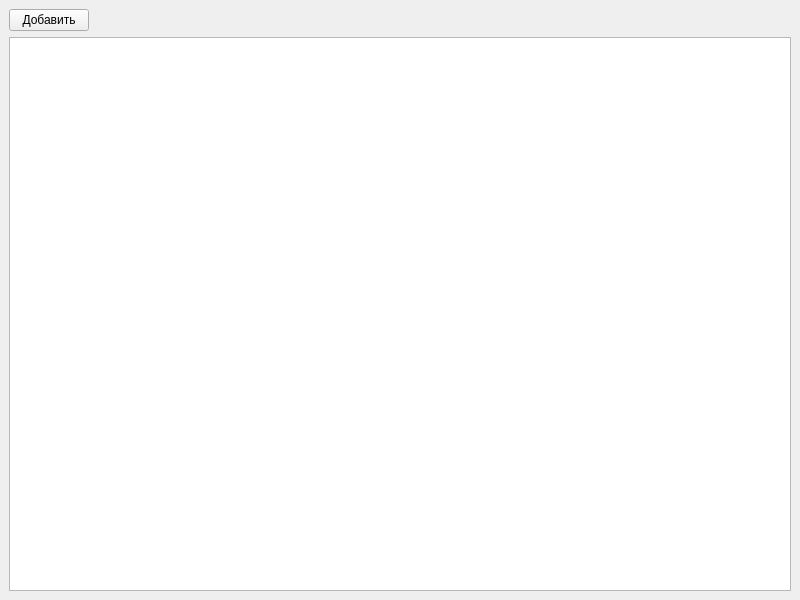
<?xml version="1.0" encoding="UTF-8"?>
<ui version="4.0">
 <class>MainWindow</class>
 <widget class="QMainWindow" name="MainWindow">
  <property name="geometry">
   <rect>
    <x>0</x>
    <y>0</y>
    <width>800</width>
    <height>600</height>
   </rect>
  </property>
  <property name="windowTitle">
   <string>Фильмотека</string>
  </property>
  <widget class="QWidget" name="centralwidget">
   <layout class="QVBoxLayout" name="verticalLayout">
    <item>
     <widget class="QPushButton" name="btnAdd">
      <property name="sizePolicy">
       <sizepolicy hsizetype="Fixed" vsizetype="Fixed">
        <horstretch>0</horstretch>
        <verstretch>0</verstretch>
       </sizepolicy>
      </property>
      <property name="text">
       <string>Добавить</string>
      </property>
     </widget>
    </item>
    <item>
     <widget class="QTableWidget" name="tableWidget"/>
    </item>
   </layout>
  </widget>
 </widget>
 <resources/>
 <connections/>
</ui>
